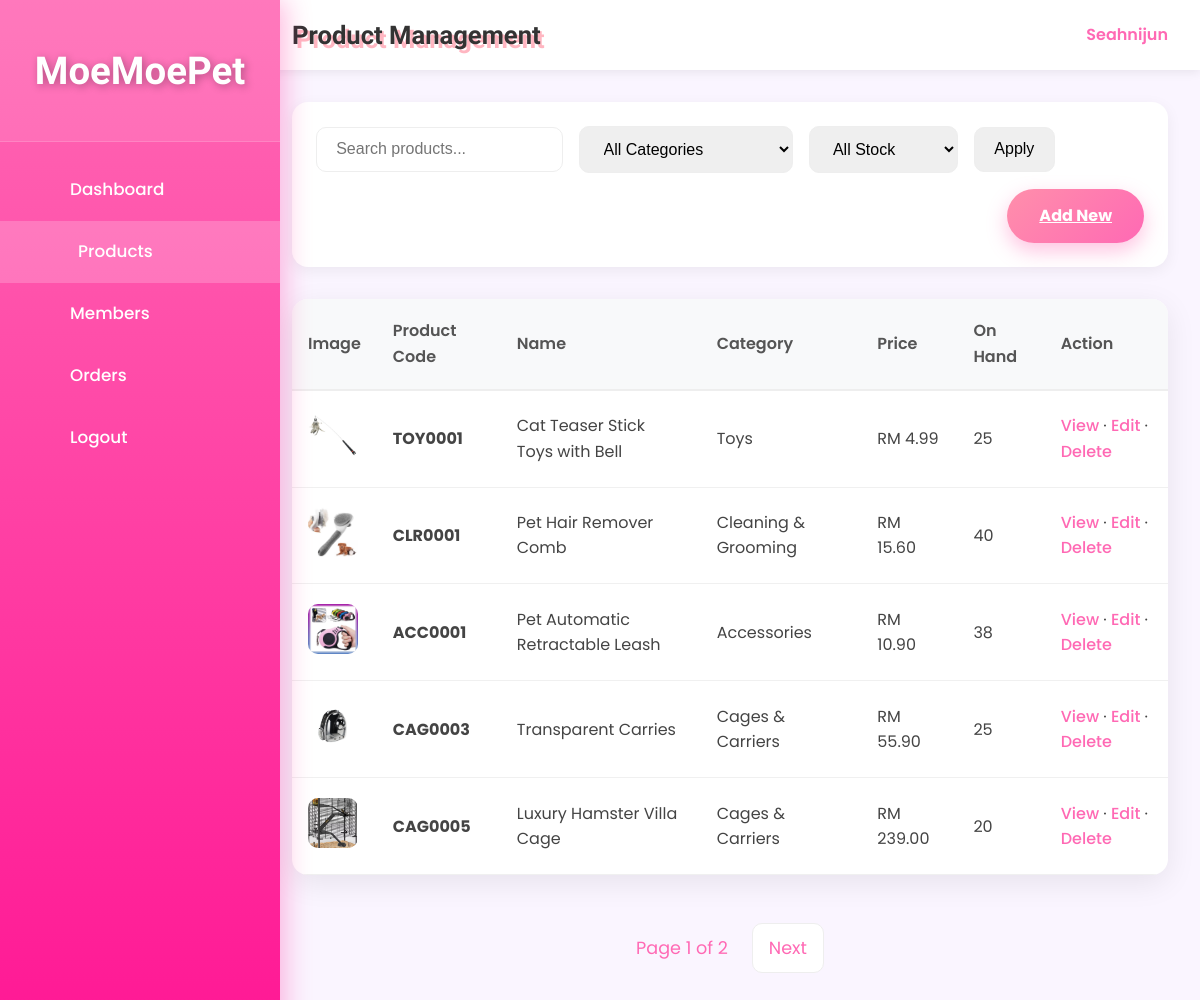
Before: /admin/product_list.php (signed in) with the older database file.
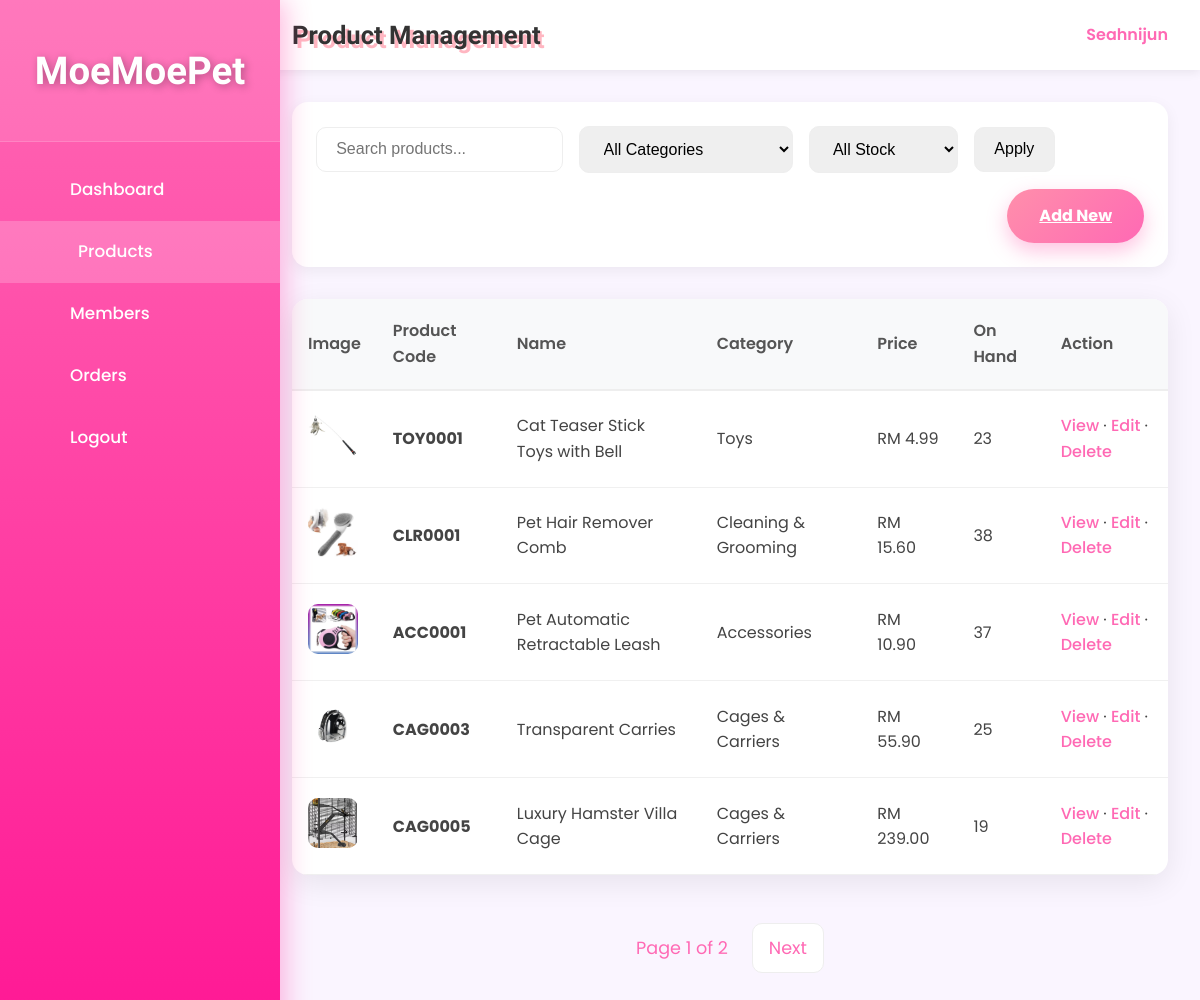
After: the same page with the newer database file.
### tables this page shows
CREATE TABLE `product` (
  `product_id` int(11) NOT NULL,
  `product_code` varchar(20) NOT NULL,
  `product_name` varchar(200) NOT NULL,
  `description` text DEFAULT NULL,
  `price` decimal(10,2) NOT NULL,
  `stock_quantity` int(11) DEFAULT 0,
  `category_id` int(11) NOT NULL,
  `is_active` tinyint(1) DEFAULT 1,
  `created_at` datetime DEFAULT current_timestamp(),
  `updated_at` datetime DEFAULT current_timestamp() ON UPDATE current_timestamp(),
  `photo_name` varchar(255) NOT NULL
);

CREATE TABLE `category` (
  `category_id` int(11) NOT NULL,
  `category_code` varchar(10) NOT NULL,
  `category_name` varchar(100) NOT NULL,
  `description` text DEFAULT NULL,
  `created_at` datetime DEFAULT current_timestamp()
);

### _base.php (called while the page is built, shortened)
<?php
function encode($value) {
    return htmlentities($value);
}
?>

### admin/product_list.php (the view, shortened to what the changed rows need)
<?php
require '../_base.php';
$page = max(1, (int)($_GET['page'] ?? 1));
$limit = (int)($_GET['limit'] ?? 5);
$offset = ($page - 1) * $limit;
$where = "WHERE p.is_active = 1";
$params = [];
$sql = "SELECT p.*, c.category_name, c.category_code
        FROM product p
        JOIN category c ON p.category_id = c.category_id
        $where
        ORDER BY p.created_at DESC
        LIMIT $limit OFFSET $offset";
$stmt = $_db->prepare($sql);
$stmt->execute($params);
$products = $stmt->fetchAll();
?>
<!DOCTYPE html>
<html lang="en">
<head>
    <link rel="stylesheet" href="/css/app.css">
</head>
<body>
<div class="admin-layout">
    <aside class="admin-sidebar">
        <div class="logo">
            <h2>MoeMoePet</h2>
        </div>
    </aside>
    <main class="admin-main">
        <header class="admin-header">
            <h1>Product Management</h1>
        </header>
        <div class="table-card">
            <table>
                <thead>
                    <tr>
                        <th>Image</th>
                        <th>Product Code</th>
                        <th>Name</th>
                        <th>Category</th>
                        <th>Price</th>
                        <th>On Hand</th>
                        <th>Action</th>
                    </tr>
                </thead>
                <tbody>
                    <?php foreach ($products as $p): ?>
                    <tr>
                        <td>
                            <?php if ($p->photo_name): ?>
                                <img src="../admin/uploads/products/<?= encode($p->photo_name) ?>" class="photo_name" alt="photo_name" style="width:50px;height:50px;object-fit:cover;border-radius:10px;">
                            <?php else: ?>
                                <div style="width:50px;height:50px;background:#f0f0f0;border-radius:10px;"></div>
                            <?php endif; ?>
                        </td>
                        <td><strong><?= encode($p->product_code) ?></strong></td>
                        <td><?= encode($p->product_name) ?></td>
                        <td><?= encode($p->category_name) ?></td>
                        <td>RM <?= number_format($p->price, 2) ?></td>
                        <td class="<?= $p->stock_quantity == 0 ? 'out-stock' : ($p->stock_quantity <= 10 ? 'low-stock' : '') ?>">
                            <?= $p->stock_quantity ?>
                        <td class="action-links">
                            <a href="product_view.php?id=<?= $p->product_id ?>"
                            class="text-pink-500 hover:text-pink-700 hover:underline font-medium transition">
                            View
                        </a>
                        <span class="text-pink-300 mx-3">·</span>
                        <a href="product_edit.php?id=<?= $p->product_id ?>"
                            class="text-pink-500 hover:text-pink-700 hover:underline font-medium transition">
                            Edit
                        </a>
                        <span class="text-pink-300 mx-3">·</span>
                        <form method="post" action="product_delete.php" style="display:inline;"
                            onsubmit="return confirm('Are you sure you want to delete it completely?「<?= encode($p->product_name) ?>」？\n\nThis operation cannot be undone!');">
                            <button type="submit" class="delete-link">
                                Delete
                            </button>
                        </form>
                        </td>
                    </tr>
                    <?php endforeach; ?>
                </tbody>
            </table>
        </div>
    </main>
</div>
</body>
</html>

Changed rows visible on the page:
changed product "TOY0001": stock_quantity "25" → "23"
changed product "CLR0001": stock_quantity "40" → "38"
changed product "ACC0001": stock_quantity "38" → "37"
changed product "CAG0005": stock_quantity "20" → "19"
